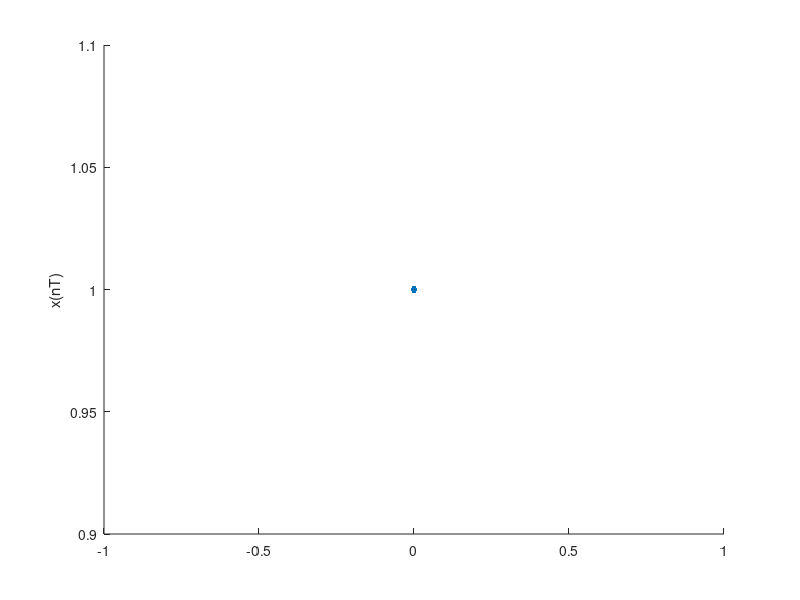
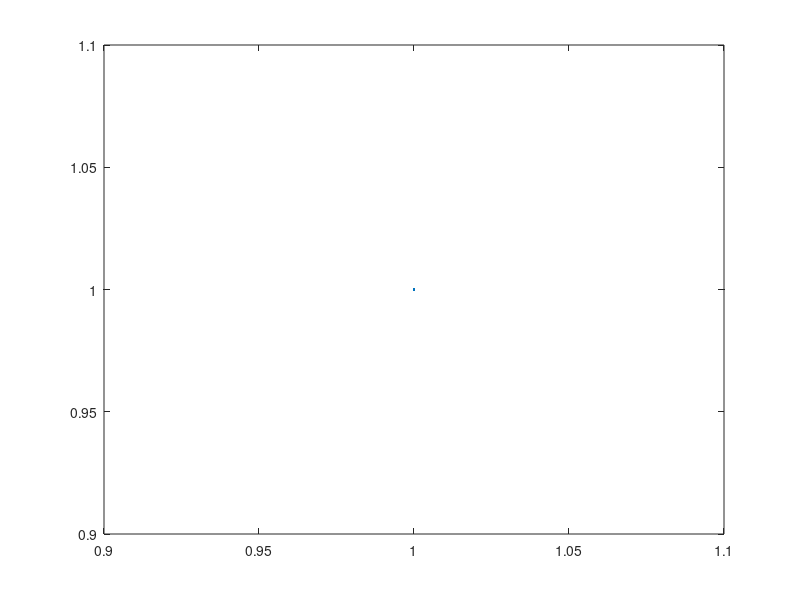
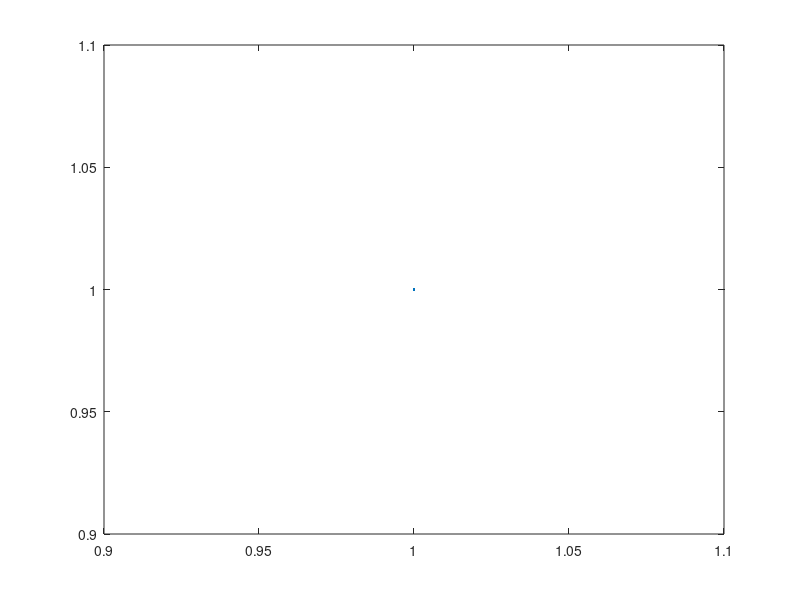
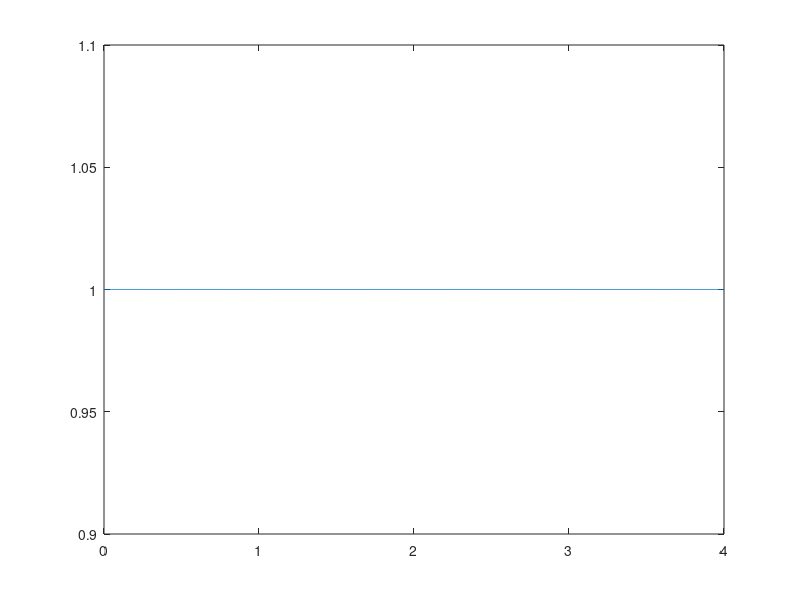

Source code (MATLAB) for these figures, in order:
%% A student wants to visualize the spectrum of the following CT signal using MATLAB, 
%% x(t) = cos(2*pi*2*t); t in seconds He computes a 1024-point FFT of 100 samples using a 
%% sampling frequency of 200 Hz. Which of the following recommendations would you give him?


fs = 8; % Sampling Frequency
T = 1/fs; % Sampling Period
n =0:.008*fs;% Plot 100 seconds
k = n*T; % Time Index
xs = cos(2*pi*2*k);
figure('Color', [ 1 1 1]);
h = plot(k,xs); set(h, 'Markersize', 15);
ylabel('x(nT)'); box off;
axis tight;

w = window(@blackman ,length(n));  % Window length
figure('Color', [1 1 1]);
h = plot(w);

x = xs.*w';
figure('Color', [1 1 1]);
h = plot(x,w);

N= 2^12;
X = abs(fft(x,N));
X = X(1:end/2);
f= linspace(0, fs/2,length(X));

figure('Color', [1 1 1]);
plot(f,X)
figure('Color', [ 1 1 1]);
X = abs(fft(xs)); % FFT Magnitude
f = (1:length(X))*fs/length(X);% Frequency axis
stem(f(1:end/2),X(1:length(X)/2)); box off; axis tight;

% I can see the effect of the window because it is filtering out some of
% the sine wave